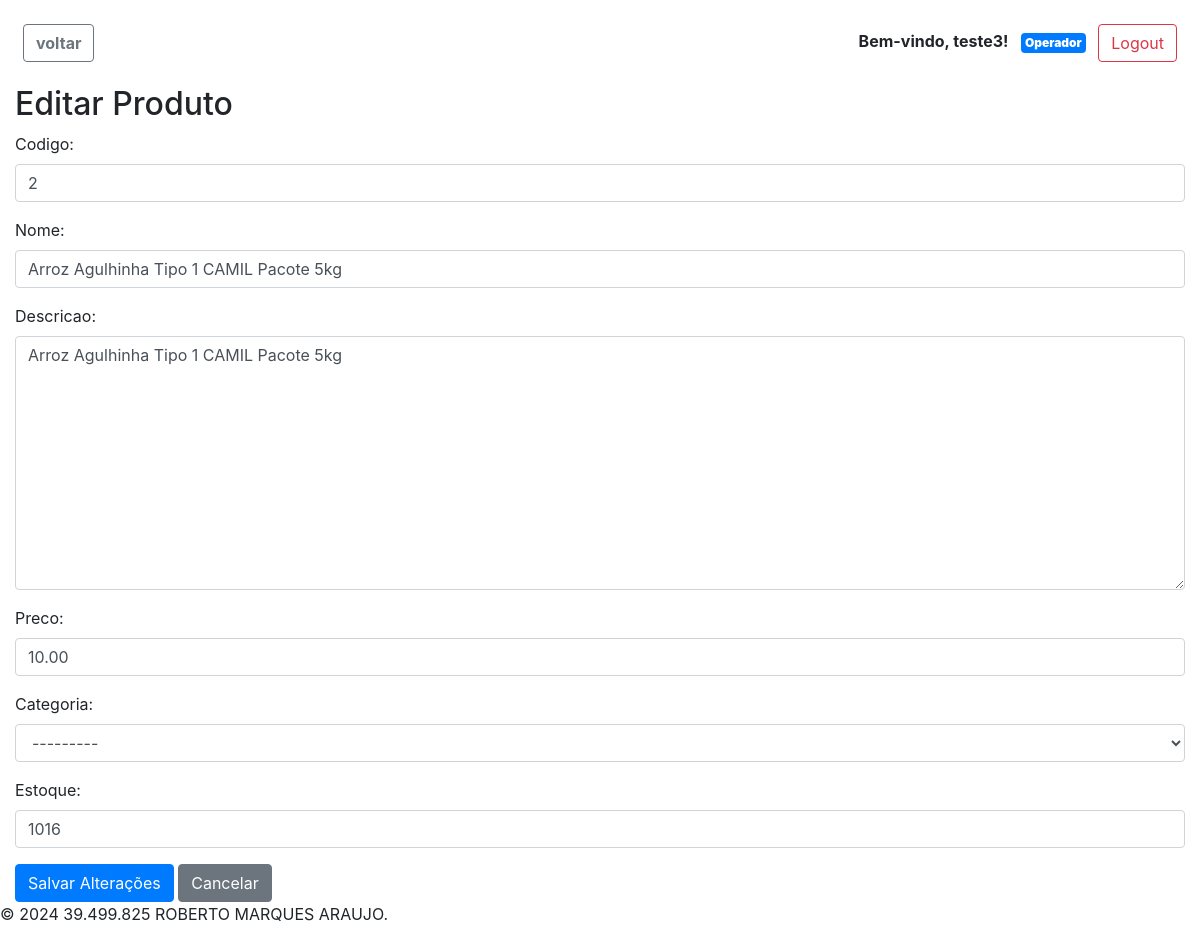
/produtos/2/editar/ (signed in), run on the app's committed database.
### pdvweb/models.py (models this page shows, shortened)
class CustomUser(AbstractUser):
    nome = models.CharField(max_length=255, default=default_nome)
    telefone = models.CharField(max_length=20, blank=True, null=True)
    operador = models.OneToOneField(
        Operador, null=True, blank=True, on_delete=models.CASCADE)
    meus_operadores = models.ManyToManyField(
        Operador, related_name='meus_usuarios', blank=True)
    groups = models.ManyToManyField(
        Group,
        verbose_name='groups',
        blank=True,
        related_name='customuser_set',
        related_query_name='user',
    )
    user_permissions = models.ManyToManyField(
        Permission,
        verbose_name='user permissions',
        blank=True,
        related_name='customuser_set',
        related_query_name='user',
    )

class ProdutoBase(models.Model):
    codigo = models.CharField(max_length=10, unique=False, blank=True)
    nome = models.CharField(max_length=100, unique=True)
    descricao = models.TextField(blank=True, null=True)
    categoria = models.ForeignKey(
        Categoria, on_delete=models.SET_NULL, null=True, blank=True)
    class Meta:
        abstract = True

class ProdutoPorQuantidade(ProdutoBase):
    preco = models.DecimalField(
        max_digits=10, decimal_places=2, validators=[MinValueValidator(0)])
    estoque = models.PositiveIntegerField(default=0)
    data_criacao = models.DateTimeField(default=timezone.now)

### pdvweb/views.py (the view, shortened to what this page needs)
@login_required
def editar_produto(request, produto_codigo):
    try:
        produto_por_quantidade = ProdutoPorQuantidade.objects.get(
            codigo=produto_codigo)
    except ProdutoPorQuantidade.DoesNotExist:
        produto_por_quantidade = None
    try:
        produto_por_peso = ProdutoPorPeso.objects.get(codigo=produto_codigo)
    except ProdutoPorPeso.DoesNotExist:
        produto_por_peso = None
    if produto_por_quantidade:
        produto = produto_por_quantidade
        form = ProdutoPorQuantidadeForm(instance=produto_por_quantidade)
    elif produto_por_peso:
        produto = produto_por_peso
        form = ProdutoPorPesoForm(instance=produto_por_peso)
    else:
        raise Http404("Produto não encontrado")
    context = {
        'form': form,
        'produto': produto,
    }
    return render(request, 'pdvweb/produto_edit.html', context)

### pdvweb/forms.py
class ProdutoPorQuantidadeForm(forms.ModelForm):
    class Meta:
        model = ProdutoPorQuantidade
        fields = ['codigo', 'nome', 'descricao',
                  'preco', 'categoria', 'estoque']
        widgets = {
            'codigo': forms.TextInput(attrs={'class': 'form-control', 'placeholder': 'Código do Produto'}),
            'nome': forms.TextInput(attrs={'class': 'form-control', 'placeholder': 'Nome do Produto'}),
            'descricao': forms.Textarea(attrs={'class': 'form-control', 'placeholder': 'Descrição'}),
            'preco': forms.NumberInput(attrs={'class': 'form-control', 'min': 0, 'placeholder': 'Preço'}),
            'categoria': forms.Select(attrs={'class': 'form-control', 'placeholder': 'Selecione a Categoria'}),
            'estoque': forms.NumberInput(attrs={'class': 'form-control', 'min': 0, 'placeholder': 'Estoque'}),
        }

### pdvweb/templates/pdvweb/produto_edit.html (shortened to what this page needs)
{% extends 'pdvweb/base.html' %}
{% block content %}
    <h2>Editar Produto</h2>
    <form method="post">
        {% if form %}
            {{ form.as_p }}
        {% else %}
            <p>Não foi possível carregar o formulário para este produto.</p>
        {% endif %}
        <button type="submit" class="btn btn-primary">Salvar Alterações</button>
        <a href="{% url 'pdvweb:listar_produtos' %}" class="btn btn-secondary">Cancelar</a>
    </form>
{% endblock %}

### pdvweb/templates/pdvweb/base.html (shortened to what this page needs)
<!DOCTYPE html>
<html lang="en">
<head>
    <link rel="stylesheet" href="https://cdnjs.cloudflare.com/ajax/libs/font-awesome/5.15.4/css/all.min.css" />
    <link rel="stylesheet" href="https://maxcdn.bootstrapcdn.com/bootstrap/4.0.0/css/bootstrap.min.css">
</head>
<br>
<body class="d-flex flex-column vh-100">
    <div class="container-fluid flex-grow-1">
        <div class="row">
            <div class="col-md-12 mb-3">
                {% if user.is_authenticated %}
                <button id="voltar" class="btn btn-outline-secondary ml-2"
                    onclick="goBack()"><strong>voltar</strong></button>
                <div class="float-right mx-2">
                    <p class="d-inline-block"><strong>Bem-vindo, {{ user.username }}!</strong></p>
                    {% if user.operador %}
                    <span class="badge badge-primary p-1 ml-2"><strong>Operador</strong></span>
                    {% endif %}
                    <a href="{% url 'pdvweb:logout_view' %}" class="btn btn-outline-danger ml-2">Logout</a>
                </div>
                {% else %}
                <a href="{% url 'pdvweb:login_operador' %}" class="btn btn-primary float-right">Login</a>
                {% endif %}
            </div>
        </div>
        {% block content %}{% endblock %}
    </div>
    <footer>
        <p>© 2024 39.499.825 ROBERTO MARQUES ARAUJO.</p>
    </footer>
</body>
</html>

### data on the page
CustomUser: username "teste3"
ProdutoPorQuantidade: codigo "2", nome "Arroz Agulhinha Tipo 1 CAMIL Pacote 5kg", descricao "Arroz Agulhinha Tipo 1 CAMIL Pacote 5kg", preco "10.00", categoria "---------", estoque "1016"
